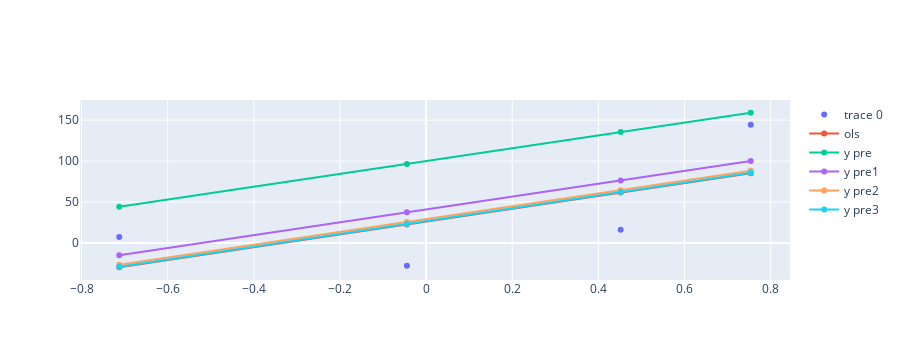

Notebook code cell kept with this figure:
### Code cell
fig = go.Figure()
fig.add_trace(go.Scatter(x=x.ravel(),y=y,mode = 'markers'))
fig.add_trace(go.Scatter(x=x.ravel(),y=reg.predict(x),mode = 'markers+lines',name = 'ols'))
fig.add_trace(go.Scatter(x=x.ravel(),y=y_pre,mode = 'markers+lines',name = 'y pre'))
fig.add_trace(go.Scatter(x=x.ravel(),y=y_pre1,mode = 'markers+lines',name = 'y pre1'))
fig.add_trace(go.Scatter(x=x.ravel(),y=y_pre2,mode = 'markers+lines',name = 'y pre2'))
fig.add_trace(go.Scatter(x=x.ravel(),y=y_pre3,mode = 'markers+lines',name = 'y pre3'))

### Figure 1 — Plotly figure (JSON) as saved in the notebook; plotly's stock layout.template omitted (floating-point values rounded to 4 significant figures)
{"data": [{"mode": "markers", "type": "scatter", "x": [-0.7124, 0.4518, -0.0445, 0.7538], "y": [7.218, 16.05, -27.84, 144.4]}, {"mode": "markers+lines", "name": "ols", "type": "scatter", "x": [-0.7124, 0.4518, -0.0445, 0.7538], "y": [-29.66, 61.56, 22.67, 85.22]}, {"mode": "markers+lines", "name": "y pre", "type": "scatter", "x": [-0.7124, 0.4518, -0.0445, 0.7538], "y": [44.18, 135.4, 96.51, 159.1]}, {"mode": "markers+lines", "name": "y pre1", "type": "scatter", "x": [-0.7124, 0.4518, -0.0445, 0.7538], "y": [-14.89, 76.33, 37.44, 99.99]}, {"mode": "markers+lines", "name": "y pre2", "type": "scatter", "x": [-0.7124, 0.4518, -0.0445, 0.7538], "y": [-26.7, 64.51, 25.63, 88.17]}, {"mode": "markers+lines", "name": "y pre3", "type": "scatter", "x": [-0.7124, 0.4518, -0.0445, 0.7538], "y": [-29.07, 62.15, 23.26, 85.81]}], "layout": {"autosize": true, "height": 360, "xaxis": {"autorange": true, "range": [-0.8014, 0.8428], "type": "linear"}, "yaxis": {"autorange": true, "range": [-45.23, 174.6], "type": "linear"}}}
